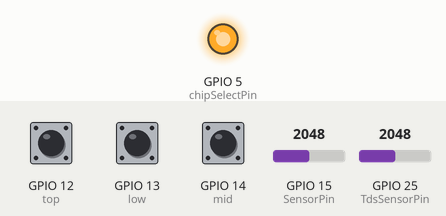
The sketch below on a simulated ESP32. Shown: output pins drawn as LEDs (lit = HIGH). The inputs (shaded band) are chosen by the test bench; at power-on: GPIO 12 (top) HIGH, GPIO 13 (low) HIGH, GPIO 14 (mid) HIGH, GPIO 15 (SensorPin) = 2048, GPIO 25 (TdsSensorPin) = 2048. What the sketch prints to the serial monitor is not drawn.

Above: at 0.1 s.
Timing chart, 0 to 1.6 s (numbered marks = the images above):
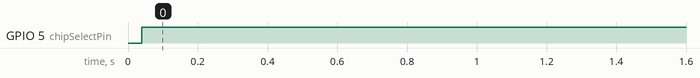

Measured:
- by itself, GPIO 5 (chipSelectPin): LOW → HIGH at 0.04 s

The sketch:

CombinedFinalCode.ino
```cpp
#include <Wire.h>
#include <SPI.h>


//Variables for the PT100 boards
double resistance;
uint8_t reg1, reg2; //reg1 holds MSB, reg2 holds LSB for RTD
uint16_t fullreg; //fullreg holds the combined reg1 and reg2
double temperature;
//Variables and parameters for the R - T conversion
double Z1, Z2, Z3, Z4, Rt;
double RTDa = 3.9083e-3;
double RTDb = -5.775e-7;
double rpoly = 0;

const int chipSelectPin = 5; //

int top=12;
int low=13;
int mid=14;


#define TdsSensorPin 25
#define VREF 5.0              // analog reference voltage(Volt) of the ADC
#define SCOUNT  30            // sum of sample point
#define SensorPin 15          // the pH meter Analog output is connected with the Arduino’s Analog

unsigned long int avgValue;  //Store the average value of the sensor feedback
float b;
int buf[10],temp;

int analogBuffer[SCOUNT];     // store the analog value in the array, read from ADC
int analogBufferTemp[SCOUNT];
int analogBufferIndex = 0;
int copyIndex = 0;

float averageVoltage = 0;
float tdsValue = 0;
      // current temperature for compensation

// median filtering algorithm
int getMedianNum(int bArray[], int iFilterLen){
  int bTab[iFilterLen];
  for (byte i = 0; i<iFilterLen; i++)
  bTab[i] = bArray[i];
  int i, j, bTemp;
  for (j = 0; j < iFilterLen - 1; j++) {
    for (i = 0; i < iFilterLen - j - 1; i++) {
      if (bTab[i] > bTab[i + 1]) {
        bTemp = bTab[i];
        bTab[i] = bTab[i + 1];
        bTab[i + 1] = bTemp;
      }
    }
  }
  if ((iFilterLen & 1) > 0){
    bTemp = bTab[(iFilterLen - 1) / 2];
  }
  else {
    bTemp = (bTab[iFilterLen / 2] + bTab[iFilterLen / 2 - 1]) / 2;
  }
  return bTemp;
}

void setup(){
  SPI.begin();
  Serial.begin(115200);
  pinMode(chipSelectPin, OUTPUT);
  pinMode(TdsSensorPin,INPUT);
  pinMode(top,INPUT_PULLUP);
  pinMode(low,INPUT_PULLUP);
  pinMode(mid,INPUT_PULLUP);
  pinMode(SensorPin,OUTPUT);
  Serial.println("START");

}

void loop() {

// PT100
readRegister();
convertToTemperature();
// WATER LEVEL
Serial.print( digitalRead(low));
Serial.print(digitalRead(mid));
Serial.println(digitalRead(top));
int t=digitalRead(top);
int l=digitalRead(low);
int m=digitalRead(mid);
if(l==0 && m==1 && t==1){
  Serial.println("Water level low");
  delay(500);
}

else if(l==0 && m==0 && t==1){

  Serial.println("Water level mid");
  delay(500);
}


else if(l==0 && m==0 && t==0){

  Serial.println("Water level top");
  delay(500);
}
else{
Serial.println("tank empty");

}
// TDS
  float temperature = 16;
  static unsigned long analogSampleTimepoint = millis();
  if(millis()-analogSampleTimepoint > 40U){     //every 40 milliseconds,read the analog value from the ADC
    analogSampleTimepoint = millis();
    analogBuffer[analogBufferIndex] = analogRead(TdsSensorPin);    //read the analog value and store into the buffer
    analogBufferIndex++;
    if(analogBufferIndex == SCOUNT){
      analogBufferIndex = 0;
    }
  }

  static unsigned long printTimepoint = millis();
  if(millis()-printTimepoint > 800U){
    printTimepoint = millis();
    for(copyIndex=0; copyIndex<SCOUNT; copyIndex++){
      analogBufferTemp[copyIndex] = analogBuffer[copyIndex];

      // read the analog value more stable by the median filtering algorithm, and convert to voltage value
      averageVoltage = getMedianNum(analogBufferTemp,SCOUNT) * (float)VREF / 1024.0;

      //temperature compensation formula: fFinalResult(25^C) = fFinalResult(current)/(1.0+0.02*(fTP-25.0));
      float compensationCoefficient = 1.0+0.02*(temperature-25.0);
      //temperature compensation
      float compensationVoltage=averageVoltage/compensationCoefficient;

      //convert voltage value to tds value
      tdsValue=(133.42*compensationVoltage*compensationVoltage*compensationVoltage - 255.86*compensationVoltage*compensationVoltage + 857.39*compensationVoltage)*0.5;

      //Serial.print("voltage:");
      //Serial.print(averageVoltage,2);
      //Serial.print("V   ");
      Serial.print("TDS Value:");
      Serial.print(tdsValue);
      Serial.println("ppm");
// ph
for(int i=0;i<10;i++)       //Get 10 sample value from the sensor for smooth the value
  {
    buf[i]=analogRead(SensorPin);
    delay(10);
  }
  for(int i=0;i<9;i++)        //sort the analog from small to large
  {
    for(int j=i+1;j<10;j++)
    {
      if(buf[i]>buf[j])
      {
        temp=buf[i];
        buf[i]=buf[j];
        buf[j]=temp;
      }
    }
  }
  avgValue=0;
  for(int i=2;i<8;i++)                      //take the average value of 6 center sample
    avgValue+=buf[i];
  float phValue=(float)avgValue*5.0/1024/6; //convert the analog into millivolt
  phValue=3.5*phValue;                      //convert the millivolt into pH value
  Serial.print("    pH:");
  Serial.print(phValue,2);
  Serial.println(" ");
  digitalWrite(13, HIGH);
  delay(800);
  digitalWrite(13, LOW);
    }
  }
}
void convertToTemperature()
{

  Rt = resistance;
  Rt /= 32768;
  Rt *= 430; //This is now the real resistance in Ohms

  Z1 = -RTDa;
  Z2 = RTDa * RTDa - (4 * RTDb);
  Z3 = (4 * RTDb) / 100;
  Z4 = 2 * RTDb;

  temperature = Z2 + (Z3 * Rt);
  temperature = (sqrt(temperature) + Z1) / Z4;

  if (temperature >= 0)
  {
    Serial.print("Temperature: ");
    Serial.println(temperature); //Temperature in Celsius degrees
    delay(1000);
    return; //exit
  }
  else
  {
    Rt /= 100;
    Rt *= 100; // normalize to 100 ohm

    rpoly = Rt;

    temperature = -242.02;
    temperature += 2.2228 * rpoly;
    rpoly *= Rt; // square
    temperature += 2.5859e-3 * rpoly;
    rpoly *= Rt; // ^3
    temperature -= 4.8260e-6 * rpoly;
    rpoly *= Rt; // ^4
    temperature -= 2.8183e-8 * rpoly;
    rpoly *= Rt; // ^5
    temperature += 1.5243e-10 * rpoly;

    Serial.print("Temperature: ");
    Serial.println(temperature); //Temperature in Celsius degrees
  }

}
 void readRegister()
{
  SPI.beginTransaction(SPISettings(500000, MSBFIRST, SPI_MODE1));
  digitalWrite(chipSelectPin, LOW);

  SPI.transfer(0x80); //80h = 128 - config register
  SPI.transfer(0xB0); //B0h = 176 - 10110000: bias ON, 1-shot, start 1-shot, 3-wire, rest are 0
  digitalWrite(chipSelectPin, HIGH);

  digitalWrite(chipSelectPin, LOW);
  SPI.transfer(1);
  reg1 = SPI.transfer(0xFF);
  reg2 = SPI.transfer(0xFF);
  digitalWrite(chipSelectPin, HIGH);

  fullreg = reg1; //read MSB
  fullreg <<= 8;  //Shift to the MSB part
  fullreg |= reg2; //read LSB and combine it with MSB
  fullreg >>= 1; //Shift D0 out.
  resistance = fullreg; //pass the value to the resistance variable
  //note: this is not yet the resistance of the RTD!

  digitalWrite(chipSelectPin, LOW);

  SPI.transfer(0x80); //80h = 128
  SPI.transfer(144); //144 = 10010000
  SPI.endTransaction();
  digitalWrite(chipSelectPin, HIGH);

  Serial.print("Resistance: ");
  Serial.println(resistance);
  delay(1000);
}
```
